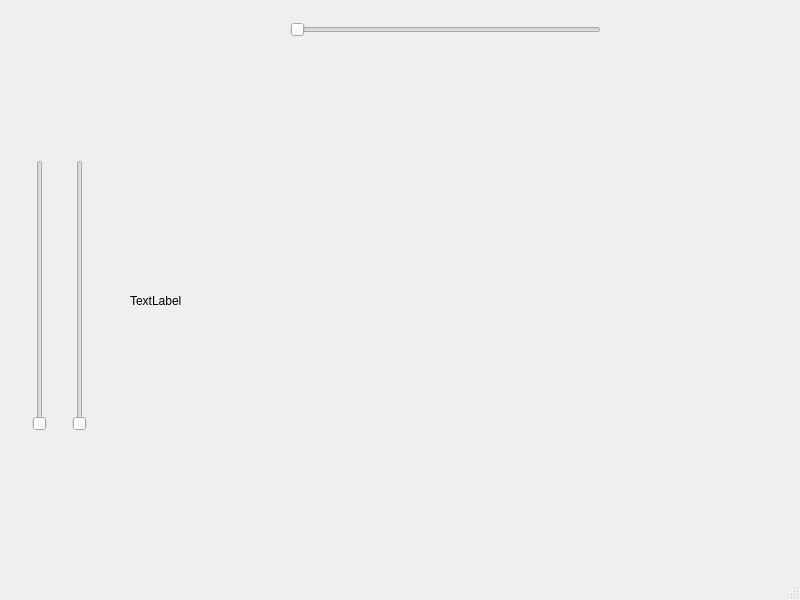
<?xml version="1.0" encoding="UTF-8"?>
<ui version="4.0">
 <class>MainWindow</class>
 <widget class="QMainWindow" name="MainWindow">
  <property name="geometry">
   <rect>
    <x>0</x>
    <y>0</y>
    <width>800</width>
    <height>600</height>
   </rect>
  </property>
  <property name="windowTitle">
   <string>MainWindow</string>
  </property>
  <widget class="QWidget" name="centralwidget">
   <widget class="QSlider" name="verticalSlider">
    <property name="geometry">
     <rect>
      <x>30</x>
      <y>160</y>
      <width>20</width>
      <height>271</height>
     </rect>
    </property>
    <property name="orientation">
     <enum>Qt::Vertical</enum>
    </property>
   </widget>
   <widget class="QLabel" name="label">
    <property name="geometry">
     <rect>
      <x>130</x>
      <y>70</y>
      <width>631</width>
      <height>461</height>
     </rect>
    </property>
    <property name="text">
     <string>TextLabel</string>
    </property>
   </widget>
   <widget class="QSlider" name="verticalSlider_2">
    <property name="geometry">
     <rect>
      <x>70</x>
      <y>160</y>
      <width>20</width>
      <height>271</height>
     </rect>
    </property>
    <property name="orientation">
     <enum>Qt::Vertical</enum>
    </property>
   </widget>
   <widget class="QSlider" name="horizontalSlider">
    <property name="geometry">
     <rect>
      <x>290</x>
      <y>20</y>
      <width>311</width>
      <height>20</height>
     </rect>
    </property>
    <property name="orientation">
     <enum>Qt::Horizontal</enum>
    </property>
   </widget>
  </widget>
  <widget class="QMenuBar" name="menubar">
   <property name="geometry">
    <rect>
     <x>0</x>
     <y>0</y>
     <width>800</width>
     <height>18</height>
    </rect>
   </property>
  </widget>
  <widget class="QStatusBar" name="statusbar"/>
 </widget>
 <resources/>
 <connections/>
</ui>
